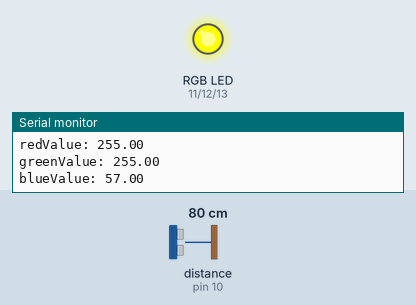
Bench run of a sketch on a simulated Arduino Uno, built with avr-gcc and run on an emulated ATmega328P. On the bench: an RGB LED mixed from three pins (HIGH = lit), the last lines printed to the serial monitor. Wiring (inferred from the names in the program): ultrasonic range finder: trigger pin 9; echo pin 10. The inputs (shaded band) are chosen by the test bench; at power-on: distance to the obstacle (sensor on pin 10) 80 cm. The echo pulse lasts 58.3 µs per cm; pins used as bus, display or sensor lines are not drawn.

Above: at 1.2 s.
1.3 s: distance to the obstacle (sensor on pin 10) set to 75 cm
2.8 s: distance to the obstacle (sensor on pin 10) set to 70 cm
At 4.0 s:
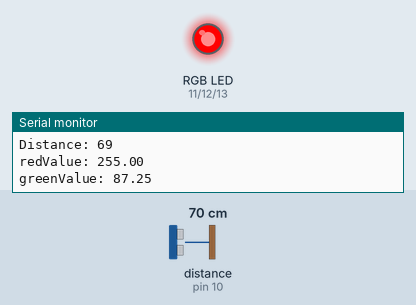
4.3 s: distance to the obstacle (sensor on pin 10) set to 64 cm
At 5.4 s:
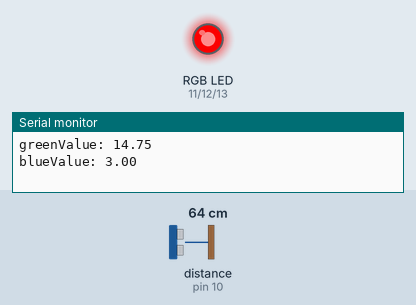
5.9 s: distance to the obstacle (sensor on pin 10) set to 2 cm
At 7.2 s:
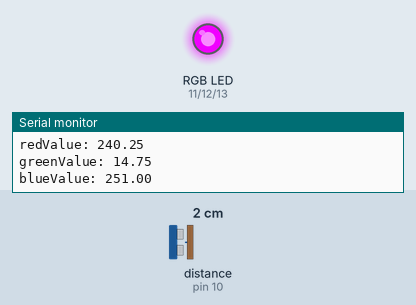
7.5 s: distance to the obstacle (sensor on pin 10) set to 9 cm
At 8.7 s:
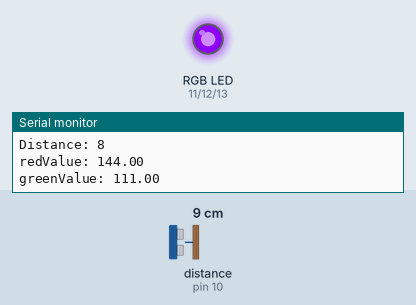
9.0 s: distance to the obstacle (sensor on pin 10) set to 12 cm
At 10.1 s:
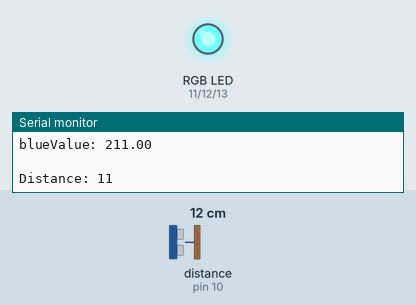
Timing chart, 0 to 11.6 s (numbered marks = the images above; inputs shaded):
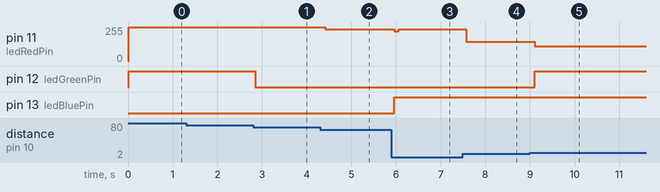

Measured:
- the behaviour switches between 73 and 72 cm on distance to the obstacle (sensor on pin 10) (found by bisection; images 0 and 1)
- the behaviour switches between 10 and 11 cm on distance to the obstacle (sensor on pin 10) (found by bisection; images 4 and 5)
- after the input at 2.8 s, pin 12 (ledGreenPin): HIGH → LOW after 0.05 s
- after the input at 4.3 s, pin 11 (ledRedPin): 255/255 → 240/255 after 0.11 s
- after the input at 5.9 s, pin 11 (ledRedPin): 240/255 → 225/255 after 0.06 s, → 240/255 0.11 s later; pin 13 (ledBluePin): LOW → HIGH after 0.06 s
- after the input at 7.5 s, pin 11 (ledRedPin): 240/255 → 144/255 after 0.08 s
- after the input at 9.0 s, pin 11 (ledRedPin): 144/255 → 110/255 after 0.11 s; pin 12 (ledGreenPin): LOW → HIGH after 0.11 s

The sketch:

ultrasonic-led.ino
```cpp
const int trigPin = 9;
const int echoPin = 10;
const int ledRedPin = 11;
const int ledGreenPin = 12;
const int ledBluePin = 13;

long duration;
int distance = 0;
int maxDistance = 64;

void setup()
{
  Serial.begin(9600);

  pinMode(trigPin, OUTPUT); // Sets the trigPin as an Output
  pinMode(echoPin, INPUT); // Sets the echoPin as an Input
  pinMode(ledRedPin, OUTPUT);
  pinMode(ledGreenPin, OUTPUT);
  pinMode(ledBluePin, OUTPUT);
}

void loop()
{
  mainLoop();
  //displayColours();
}

void displayColours()
{
  colourShift(distance);
  distance += 1;

  if(distance > maxDistance)
    distance = 0;
  delay(500);
}

void mainLoop()
{
  // Clears the trigPin
  digitalWrite(trigPin, LOW);
  // Sets the trigPin on HIGH state for 10 micro seconds
  digitalWrite(trigPin, HIGH);
  delayMicroseconds(10);
  digitalWrite(trigPin, LOW);
  // Reads the echoPin, returns the sound wave travel time in microseconds
  duration = pulseIn(echoPin, HIGH);

  // Calculating the distance in centimeters
  distance = duration*0.034/2;

  // Prints the distance on the Serial Monitor
  Serial.print("Distance: ");
  Serial.println(distance);

  if(distance < 100)
  {
    //blinkLed();
    colourShift(distance);
  }

  delay(100);
}

float limit(float value)
{
  if(value < 0)
    return 0;
  else if(value > 255)
    return 255;
  else
    return value;
}

void colourShift(float x)
{
  float redValue = abs((0.25 * ((x - 32) * (x - 32))));
  float greenValue = abs((-0.25 * ((x - 32) * (x - 32))) + 255);
  float blueValue = abs((x * -4) + 255);

  redValue = limit(redValue);
  greenValue = limit(greenValue);
  blueValue = limit(blueValue);

  Serial.print("redValue: ");
  Serial.println(redValue);
  Serial.print("greenValue: ");
  Serial.println(greenValue);
  Serial.print("blueValue: ");
  Serial.println(blueValue);
  Serial.println(" ");

  // Using analog with 255 iinstead of 125 because digitalWrite only does white and primary colours
  analogWrite(ledRedPin, redValue);
  analogWrite(ledGreenPin, greenValue);
  analogWrite(ledBluePin, blueValue);
}

void blinkLed()
{
  digitalWrite(ledBluePin, HIGH);
  delay(distance * 10);
  digitalWrite(ledBluePin, LOW);
  delay(distance * 10);
}
```
